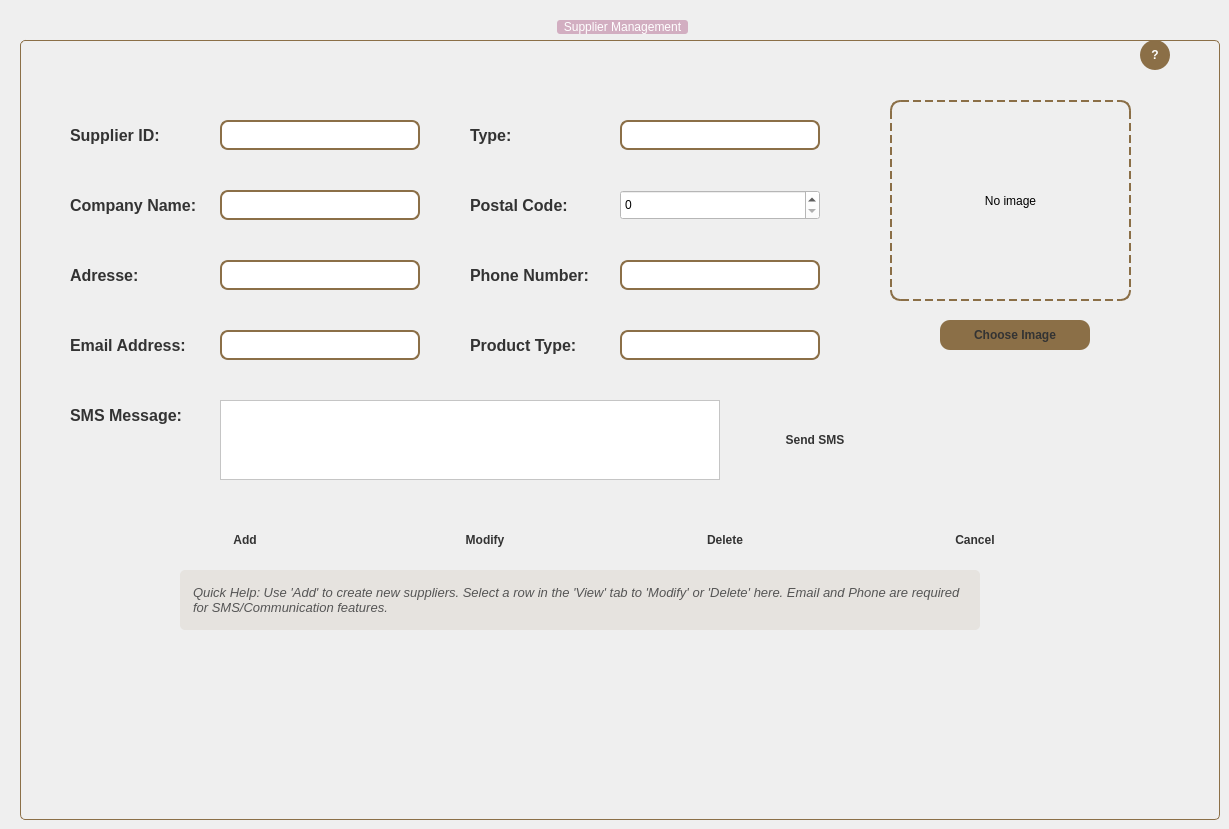
        <widget class="QWidget" name="tab_gestion">
         <attribute name="title">
          <string>Supplier Management</string>
         </attribute>
         <widget class="QGroupBox" name="groupBox_gestion">
          <property name="geometry">
           <rect>
            <x>20</x>
            <y>20</y>
            <width>1200</width>
            <height>800</height>
           </rect>
          </property>
          <property name="styleSheet">
           <string notr="true">
         QGroupBox { background-color: transparent; border: 1px solid #8B6F47; border-radius: 5px; margin-top: 20px; }
         QGroupBox::title { subcontrol-origin: margin; subcontrol-position: top center; padding: 0 5px; background-color: rgb(210, 174, 193); font-weight: bold; color: white; border-radius: 3px; }

           QLineEdit {
            background: qlineargradient(x1:0, y1:0, x2:0, y2:1, stop:0 #FFFFFF, stop:1 #F5F5F5);
            border: 2px solid #8B6F47;
            border-radius: 8px;
            padding: 3px 12px;
            font-size: 14px;
            color: #333;
            selection-background-color: #8B6F47;
            selection-color: white;
        }
        QLineEdit:hover {
            border: 2px solid #A0825A;
            background: qlineargradient(x1:0, y1:0, x2:0, y2:1, stop:0 #FFFFFF, stop:1 #FAFAFA);
        }
        QLineEdit:focus {
            border: 2px solid #8B4513; 
            background: #FFFAF0;
        }

           QLineEdit {
            background: qlineargradient(x1:0, y1:0, x2:0, y2:1, stop:0 #FFFFFF, stop:1 #F5F5F5);
            border: 2px solid #8B6F47;
            border-radius: 8px;
            padding: 3px 12px;
            font-size: 14px;
            color: #333;
            selection-background-color: #8B6F47;
            selection-color: white;
        }
        QLineEdit:hover {
            border: 2px solid #A0825A;
            background: qlineargradient(x1:0, y1:0, x2:0, y2:1, stop:0 #FFFFFF, stop:1 #FAFAFA);
        }
        QLineEdit:focus {
            border: 2px solid #8B4513; 
            background: #FFFAF0;
        }
         QGroupBox::title { subcontrol-origin: margin; subcontrol-position: top center; padding: 0 5px; background-color: rgb(210, 174, 193); font-weight: bold; color: white; border-radius: 3px; }
         QLineEdit {
             background: qlineargradient(x1:0, y1:0, x2:0, y2:1, stop:0 #FFFFFF, stop:1 #F5F5F5);
             border: 2px solid #8B6F47;
             border-radius: 8px;
             padding: 3px 12px;
             font-size: 14px;
             color: #333;
             selection-background-color: #8B6F47;
             selection-color: white;
         }
         QLineEdit:hover {
             border: 2px solid #A0825A;
             background: qlineargradient(x1:0, y1:0, x2:0, y2:1, stop:0 #FFFFFF, stop:1 #FAFAFA);
         }
         QLineEdit:focus {
             border: 2px solid #8B4513; 
             background: #FFFAF0;
         }
        </string>
          </property>
          <property name="title">
           <string>Supplier Management</string>
          </property>
          <widget class="QLabel" name="label_id">
           <property name="geometry">
            <rect>
             <x>50</x>
             <y>100</y>
             <width>150</width>
             <height>30</height>
            </rect>
           </property>
           <property name="styleSheet">
            <string notr="true">color: #333; font-size: 16px; font-weight: bold; background: transparent;
</string>
           </property>
           <property name="text">
            <string>Supplier ID:</string>
           </property>
          </widget>
          <widget class="QLineEdit" name="le_id">
           <property name="geometry">
            <rect>
             <x>200</x>
             <y>100</y>
             <width>200</width>
             <height>30</height>
            </rect>
           </property>
           <property name="styleSheet">
            <string notr="true"> background-color: white;
</string>
           </property>
          </widget>
          <widget class="QLabel" name="label_nom">
           <property name="geometry">
            <rect>
             <x>50</x>
             <y>170</y>
             <width>150</width>
             <height>30</height>
            </rect>
           </property>
           <property name="styleSheet">
            <string notr="true">color: #333; font-size: 16px; font-weight: bold; background: transparent;
</string>
           </property>
           <property name="text">
            <string>Company Name:</string>
           </property>
          </widget>
          <widget class="QLineEdit" name="le_nom">
           <property name="geometry">
            <rect>
             <x>200</x>
             <y>170</y>
             <width>200</width>
             <height>30</height>
            </rect>
           </property>
           <property name="styleSheet">
            <string notr="true"> background-color: white;
</string>
           </property>
          </widget>
          <widget class="QLabel" name="label_adresse">
           <property name="geometry">
            <rect>
             <x>50</x>
             <y>240</y>
             <width>150</width>
             <height>30</height>
            </rect>
           </property>
           <property name="styleSheet">
            <string notr="true">color: #333; font-size: 16px; font-weight: bold; background: transparent;
</string>
           </property>
           <property name="text">
            <string>Adresse:</string>
           </property>
          </widget>
          <widget class="QLineEdit" name="le_adresse">
           <property name="geometry">
            <rect>
             <x>200</x>
             <y>240</y>
             <width>200</width>
             <height>30</height>
            </rect>
           </property>
           <property name="styleSheet">
            <string notr="true"> background-color: white;
</string>
           </property>
          </widget>
          <widget class="QLabel" name="label_email">
           <property name="geometry">
            <rect>
             <x>50</x>
             <y>310</y>
             <width>150</width>
             <height>30</height>
            </rect>
           </property>
           <property name="styleSheet">
            <string notr="true">color: #333; font-size: 16px; font-weight: bold; background: transparent;
</string>
           </property>
           <property name="text">
            <string>Email Address:</string>
           </property>
          </widget>
          <widget class="QLineEdit" name="le_email">
           <property name="geometry">
            <rect>
             <x>200</x>
             <y>310</y>
             <width>200</width>
             <height>30</height>
            </rect>
           </property>
           <property name="styleSheet">
            <string notr="true"> background-color: white;
</string>
           </property>
          </widget>
          <widget class="QLabel" name="label_product_type">
           <property name="geometry">
            <rect>
             <x>450</x>
             <y>310</y>
             <width>150</width>
             <height>30</height>
            </rect>
           </property>
           <property name="styleSheet">
            <string notr="true">color: #333; font-size: 16px; font-weight: bold; background: transparent;
</string>
           </property>
           <property name="text">
            <string>Product Type:</string>
           </property>
          </widget>
          <widget class="QLineEdit" name="le_product_type">
           <property name="geometry">
            <rect>
             <x>600</x>
             <y>310</y>
             <width>200</width>
             <height>30</height>
            </rect>
           </property>
           <property name="styleSheet">
            <string notr="true"> background-color: white;
</string>
           </property>
          </widget>
          <widget class="QLabel" name="label_type">
           <property name="geometry">
            <rect>
             <x>450</x>
             <y>100</y>
             <width>150</width>
             <height>30</height>
            </rect>
           </property>
           <property name="styleSheet">
            <string notr="true">color: #333; font-size: 16px; font-weight: bold; background: transparent;
</string>
           </property>
           <property name="text">
            <string>Type:</string>
           </property>
          </widget>
          <widget class="QLineEdit" name="le_type">
           <property name="geometry">
            <rect>
             <x>600</x>
             <y>100</y>
             <width>200</width>
             <height>30</height>
            </rect>
           </property>
           <property name="styleSheet">
            <string notr="true"> background-color: white;
</string>
           </property>
          </widget>
          <widget class="QLabel" name="label_cp">
           <property name="geometry">
            <rect>
             <x>450</x>
             <y>170</y>
             <width>150</width>
             <height>30</height>
            </rect>
           </property>
           <property name="styleSheet">
            <string notr="true">color: #333; font-size: 16px; font-weight: bold; background: transparent;
</string>
           </property>
           <property name="text">
            <string>Postal Code:</string>
           </property>
          </widget>
          <widget class="QSpinBox" name="sb_cp">
           <property name="geometry">
            <rect>
             <x>600</x>
             <y>170</y>
             <width>200</width>
             <height>30</height>
            </rect>
           </property>
           <property name="styleSheet">
            <string notr="true"> background-color: white;
</string>
           </property>
          </widget>
          <widget class="QLabel" name="label_tel">
           <property name="geometry">
            <rect>
             <x>450</x>
             <y>240</y>
             <width>160</width>
             <height>30</height>
            </rect>
           </property>
           <property name="styleSheet">
            <string notr="true">color: #333; font-size: 16px; font-weight: bold; background: transparent;
</string>
           </property>
           <property name="text">
            <string>Phone Number:</string>
           </property>
          </widget>
          <widget class="QLineEdit" name="le_tel">
           <property name="geometry">
            <rect>
             <x>600</x>
             <y>240</y>
             <width>200</width>
             <height>30</height>
            </rect>
           </property>
           <property name="styleSheet">
            <string notr="true"> background-color: white;
</string>
           </property>
          </widget>
          <widget class="QLabel" name="lbl_image_preview">
           <property name="geometry">
            <rect>
             <x>870</x>
             <y>80</y>
             <width>241</width>
             <height>201</height>
            </rect>
           </property>
           <property name="styleSheet">
            <string notr="true">border: 2px dashed #8B6F47; border-radius: 10px; background: transparent;
</string>
           </property>
           <property name="text">
            <string>No image</string>
           </property>
           <property name="alignment">
            <set>Qt::AlignmentFlag::AlignCenter</set>
           </property>
          </widget>
          <widget class="QPushButton" name="btn_upload_image">
           <property name="geometry">
            <rect>
             <x>920</x>
             <y>300</y>
             <width>150</width>
             <height>30</height>
            </rect>
           </property>
           <property name="styleSheet">
            <string notr="true">
        QPushButton { background-color: #8B6F47; border-radius: 10px; color: #333; font-weight: bold; }
        QPushButton:hover { background-color: #FFF; border: 2px solid #8B6F47; }
       </string>
           </property>
           <property name="text">
            <string>Choose Image</string>
           </property>
          </widget>
          <widget class="QPushButton" name="btn_add">
           <property name="geometry">
            <rect>
             <x>160</x>
             <y>500</y>
             <width>130</width>
             <height>40</height>
            </rect>
           </property>
           <property name="styleSheet">
            <string notr="true">
         QPushButton { background-color: transparent; border-radius: 10px; color: #333; font-weight: bold; border: none; }
          QPushButton:hover { background-color: rgba(255, 255, 255, 0.2); }
        </string>
           </property>
           <property name="text">
            <string>Add</string>
           </property>
           <property name="icon">
            <iconset resource="resources.qrc">
                         <normaloff>:/assets/add.png</normaloff>:/assets/add.png</iconset>
           </property>
          </widget>
          <widget class="QPushButton" name="btn_modify">
           <property name="geometry">
            <rect>
             <x>400</x>
             <y>500</y>
             <width>130</width>
             <height>40</height>
            </rect>
           </property>
           <property name="styleSheet">
            <string notr="true">
         QPushButton { background-color: transparent; border-radius: 10px; color: #333; font-weight: bold; border: none; }
          QPushButton:hover { background-color: rgba(255, 255, 255, 0.2); }
        </string>
           </property>
           <property name="text">
            <string>Modify</string>
           </property>
           <property name="icon">
            <iconset resource="resources.qrc">
                         <normaloff>:/assets/modify.png</normaloff>:/assets/modify.png</iconset>
           </property>
          </widget>
          <widget class="QPushButton" name="btn_delete">
           <property name="geometry">
            <rect>
             <x>640</x>
             <y>500</y>
             <width>130</width>
             <height>40</height>
            </rect>
           </property>
           <property name="styleSheet">
            <string notr="true">
         QPushButton { background-color: transparent; border-radius: 10px; color: #333; font-weight: bold; border: none; }
          QPushButton:hover { background-color: rgba(255, 255, 255, 0.2); }
        </string>
           </property>
           <property name="text">
            <string>Delete</string>
           </property>
           <property name="icon">
            <iconset resource="resources.qrc">
             <normaloff>:/assets/delete.png</normaloff>:/assets/delete.png</iconset>
           </property>
           <property name="iconSize">
            <size>
             <width>24</width>
             <height>24</height>
            </size>
           </property>
          </widget>
          <widget class="QPushButton" name="btn_cancel_gestion">
           <property name="geometry">
            <rect>
             <x>890</x>
             <y>500</y>
             <width>130</width>
             <height>40</height>
            </rect>
           </property>
           <property name="styleSheet">
            <string notr="true">
         QPushButton { background-color: transparent; border-radius: 10px; color: #333; font-weight: bold; border: none; }
          QPushButton:hover { background-color: rgba(255, 255, 255, 0.2); }
        </string>
           </property>
           <property name="text">
            <string>Cancel</string>
           </property>
           <property name="icon">
            <iconset resource="resources.qrc">
             <normaloff>:/assets/icon_cancel.png</normaloff>:/assets/icon_cancel.png</iconset>
           </property>
          </widget>
          <widget class="QLabel" name="label_sms">
           <property name="geometry">
            <rect>
             <x>50</x>
             <y>380</y>
             <width>150</width>
             <height>30</height>
            </rect>
           </property>
           <property name="styleSheet">
            <string notr="true">color: #333; font-size: 16px; font-weight: bold; background: transparent;
</string>
           </property>
           <property name="text">
            <string>SMS Message:</string>
           </property>
          </widget>
          <widget class="QTextEdit" name="txt_sms">
           <property name="geometry">
            <rect>
             <x>200</x>
             <y>380</y>
             <width>500</width>
             <height>80</height>
            </rect>
           </property>
           <property name="styleSheet">
            <string notr="true"> background-color: white;
</string>
           </property>
          </widget>
          <widget class="QPushButton" name="btn_send_sms">
           <property name="geometry">
            <rect>
             <x>720</x>
             <y>400</y>
             <width>150</width>
             <height>40</height>
            </rect>
           </property>
           <property name="styleSheet">
            <string notr="true">
        QPushButton { background-color: transparent; border-radius: 10px; color: #333; font-weight: bold; border: none; }
          QPushButton:hover { background-color: rgba(255, 255, 255, 0.2); }
       </string>
           </property>
           <property name="text">
            <string>Send SMS</string>
           </property>
           <property name="icon">
            <iconset resource="resources.qrc">
             <normaloff>:/assets/icon_sms.png</normaloff>:/assets/icon_sms.png</iconset>
           </property>
          </widget>
          <widget class="QToolButton" name="btn_help_gestion_supplier">
           <property name="geometry">
            <rect>
             <x>1120</x>
             <y>20</y>
             <width>30</width>
             <height>30</height>
            </rect>
           </property>
           <property name="cursor">
            <cursorShape>PointingHandCursor</cursorShape>
           </property>
           <property name="styleSheet">
            <string notr="true">
           QToolButton { background-color: #8B6F47; border-radius: 15px; color: white; font-weight: bold; border: none; }
           QToolButton:checked { background-color: white; color: #8B6F47; border: 2px solid #8B6F47; }
          </string>
           </property>
           <property name="text">
            <string>?</string>
           </property>
           <property name="checkable">
            <bool>true</bool>
           </property>
          </widget>
          <widget class="QLabel" name="lbl_hint_gestion_supplier">
           <property name="geometry">
            <rect>
             <x>160</x>
             <y>550</y>
             <width>800</width>
             <height>60</height>
            </rect>
           </property>
           <property name="visible">
            <bool>false</bool>
           </property>
           <property name="styleSheet">
            <string notr="true">color: #555; font-size: 13px; font-style: italic; background: rgba(139, 111, 71, 0.1); padding: 10px; border-radius: 5px;</string>
           </property>
           <property name="text">
            <string>Quick Help: Use 'Add' to create new suppliers. Select a row in the 'View' tab to 'Modify' or 'Delete' here. Email and Phone are required for SMS/Communication features.</string>
           </property>
           <property name="wordWrap">
            <bool>true</bool>
           </property>
          </widget>
         </widget>
        </widget>
